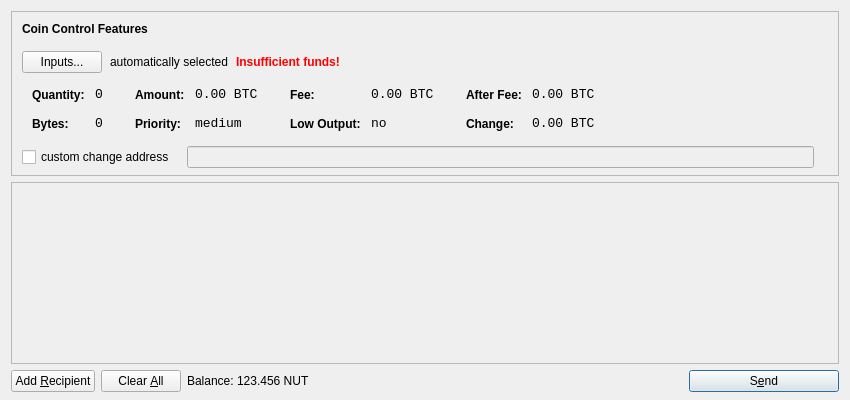
<?xml version="1.0" encoding="UTF-8"?>
<ui version="4.0">
 <class>SendCoinsDialog</class>
 <widget class="QDialog" name="SendCoinsDialog">
  <property name="geometry">
   <rect>
    <x>0</x>
    <y>0</y>
    <width>850</width>
    <height>400</height>
   </rect>
  </property>
  <property name="windowTitle">
   <string>Send Coins</string>
  </property>
  <layout class="QVBoxLayout" name="verticalLayout" stretch="0,1,0">
   <property name="bottomMargin">
    <number>8</number>
   </property>
   <item>
    <widget class="QFrame" name="frameCoinControl">
     <property name="sizePolicy">
      <sizepolicy hsizetype="Expanding" vsizetype="Expanding">
       <horstretch>0</horstretch>
       <verstretch>0</verstretch>
      </sizepolicy>
     </property>
     <property name="maximumSize">
      <size>
       <width>16777215</width>
       <height>16777215</height>
      </size>
     </property>
     <property name="frameShape">
      <enum>QFrame::StyledPanel</enum>
     </property>
     <property name="frameShadow">
      <enum>QFrame::Sunken</enum>
     </property>
     <layout class="QVBoxLayout" name="verticalLayoutCoinControl2">
      <property name="spacing">
       <number>-1</number>
      </property>
      <property name="leftMargin">
       <number>0</number>
      </property>
      <property name="topMargin">
       <number>0</number>
      </property>
      <property name="rightMargin">
       <number>0</number>
      </property>
      <property name="bottomMargin">
       <number>6</number>
      </property>
      <item>
       <layout class="QVBoxLayout" name="verticalLayoutCoinControl" stretch="0,0,0,0,1">
        <property name="spacing">
         <number>0</number>
        </property>
        <property name="leftMargin">
         <number>10</number>
        </property>
        <property name="topMargin">
         <number>10</number>
        </property>
        <item>
         <layout class="QHBoxLayout" name="horizontalLayoutCoinControl1">
          <property name="bottomMargin">
           <number>15</number>
          </property>
          <item>
           <widget class="QLabel" name="labelCoinControlFeatures">
            <property name="sizePolicy">
             <sizepolicy hsizetype="Preferred" vsizetype="Maximum">
              <horstretch>0</horstretch>
              <verstretch>0</verstretch>
             </sizepolicy>
            </property>
            <property name="font">
             <font>
              <weight>75</weight>
              <bold>true</bold>
             </font>
            </property>
            <property name="styleSheet">
             <string notr="true">font-weight:bold;</string>
            </property>
            <property name="text">
             <string>Coin Control Features</string>
            </property>
           </widget>
          </item>
         </layout>
        </item>
        <item>
         <layout class="QHBoxLayout" name="horizontalLayoutCoinControl2" stretch="0,0,0,0">
          <property name="spacing">
           <number>8</number>
          </property>
          <property name="bottomMargin">
           <number>10</number>
          </property>
          <item>
           <widget class="QPushButton" name="pushButtonCoinControl">
            <property name="styleSheet">
             <string notr="true"/>
            </property>
            <property name="text">
             <string>Inputs...</string>
            </property>
           </widget>
          </item>
          <item>
           <widget class="QLabel" name="labelCoinControlAutomaticallySelected">
            <property name="text">
             <string>automatically selected</string>
            </property>
            <property name="margin">
             <number>5</number>
            </property>
           </widget>
          </item>
          <item>
           <widget class="QLabel" name="labelCoinControlInsuffFunds">
            <property name="font">
             <font>
              <weight>75</weight>
              <bold>true</bold>
             </font>
            </property>
            <property name="styleSheet">
             <string notr="true">color:red;font-weight:bold;</string>
            </property>
            <property name="text">
             <string>Insufficient funds!</string>
            </property>
            <property name="margin">
             <number>5</number>
            </property>
           </widget>
          </item>
          <item>
           <spacer name="horizontalSpacerCoinControl">
            <property name="orientation">
             <enum>Qt::Horizontal</enum>
            </property>
            <property name="sizeHint" stdset="0">
             <size>
              <width>40</width>
              <height>1</height>
             </size>
            </property>
           </spacer>
          </item>
         </layout>
        </item>
        <item>
         <widget class="QWidget" name="widgetCoinControl" native="true">
          <property name="sizePolicy">
           <sizepolicy hsizetype="Preferred" vsizetype="Preferred">
            <horstretch>0</horstretch>
            <verstretch>0</verstretch>
           </sizepolicy>
          </property>
          <property name="minimumSize">
           <size>
            <width>0</width>
            <height>0</height>
           </size>
          </property>
          <property name="styleSheet">
           <string notr="true"/>
          </property>
          <layout class="QHBoxLayout" name="horizontalLayoutCoinControl5">
           <property name="margin">
            <number>0</number>
           </property>
           <item>
            <layout class="QHBoxLayout" name="horizontalLayoutCoinControl3" stretch="0,0,0,1">
             <property name="spacing">
              <number>20</number>
             </property>
             <property name="topMargin">
              <number>0</number>
             </property>
             <property name="bottomMargin">
              <number>10</number>
             </property>
             <item>
              <layout class="QFormLayout" name="formLayoutCoinControl1">
               <property name="horizontalSpacing">
                <number>10</number>
               </property>
               <property name="verticalSpacing">
                <number>14</number>
               </property>
               <property name="leftMargin">
                <number>10</number>
               </property>
               <property name="topMargin">
                <number>4</number>
               </property>
               <property name="rightMargin">
                <number>6</number>
               </property>
               <item row="0" column="0">
                <widget class="QLabel" name="labelCoinControlQuantityText">
                 <property name="styleSheet">
                  <string notr="true">font-weight:bold;</string>
                 </property>
                 <property name="text">
                  <string>Quantity:</string>
                 </property>
                 <property name="margin">
                  <number>0</number>
                 </property>
                </widget>
               </item>
               <item row="0" column="1">
                <widget class="QLabel" name="labelCoinControlQuantity">
                 <property name="font">
                  <font>
                   <family>Monospace</family>
                   <pointsize>10</pointsize>
                  </font>
                 </property>
                 <property name="cursor">
                  <cursorShape>IBeamCursor</cursorShape>
                 </property>
                 <property name="contextMenuPolicy">
                  <enum>Qt::ActionsContextMenu</enum>
                 </property>
                 <property name="text">
                  <string notr="true">0</string>
                 </property>
                 <property name="margin">
                  <number>0</number>
                 </property>
                 <property name="textInteractionFlags">
                  <set>Qt::LinksAccessibleByMouse|Qt::TextSelectableByKeyboard|Qt::TextSelectableByMouse</set>
                 </property>
                </widget>
               </item>
               <item row="1" column="0">
                <widget class="QLabel" name="labelCoinControlBytesText">
                 <property name="styleSheet">
                  <string notr="true">font-weight:bold;</string>
                 </property>
                 <property name="text">
                  <string>Bytes:</string>
                 </property>
                </widget>
               </item>
               <item row="1" column="1">
                <widget class="QLabel" name="labelCoinControlBytes">
                 <property name="font">
                  <font>
                   <family>Monospace</family>
                   <pointsize>10</pointsize>
                  </font>
                 </property>
                 <property name="cursor">
                  <cursorShape>IBeamCursor</cursorShape>
                 </property>
                 <property name="contextMenuPolicy">
                  <enum>Qt::ActionsContextMenu</enum>
                 </property>
                 <property name="text">
                  <string notr="true">0</string>
                 </property>
                 <property name="textInteractionFlags">
                  <set>Qt::LinksAccessibleByMouse|Qt::TextSelectableByKeyboard|Qt::TextSelectableByMouse</set>
                 </property>
                </widget>
               </item>
              </layout>
             </item>
             <item>
              <layout class="QFormLayout" name="formLayoutCoinControl2">
               <property name="horizontalSpacing">
                <number>10</number>
               </property>
               <property name="verticalSpacing">
                <number>14</number>
               </property>
               <property name="leftMargin">
                <number>6</number>
               </property>
               <property name="topMargin">
                <number>4</number>
               </property>
               <property name="rightMargin">
                <number>6</number>
               </property>
               <item row="0" column="0">
                <widget class="QLabel" name="labelCoinControlAmountText">
                 <property name="styleSheet">
                  <string notr="true">font-weight:bold;</string>
                 </property>
                 <property name="text">
                  <string>Amount:</string>
                 </property>
                 <property name="margin">
                  <number>0</number>
                 </property>
                </widget>
               </item>
               <item row="0" column="1">
                <widget class="QLabel" name="labelCoinControlAmount">
                 <property name="font">
                  <font>
                   <family>Monospace</family>
                   <pointsize>10</pointsize>
                  </font>
                 </property>
                 <property name="cursor">
                  <cursorShape>IBeamCursor</cursorShape>
                 </property>
                 <property name="contextMenuPolicy">
                  <enum>Qt::ActionsContextMenu</enum>
                 </property>
                 <property name="text">
                  <string notr="true">0.00 BTC</string>
                 </property>
                 <property name="textInteractionFlags">
                  <set>Qt::LinksAccessibleByMouse|Qt::TextSelectableByKeyboard|Qt::TextSelectableByMouse</set>
                 </property>
                </widget>
               </item>
               <item row="1" column="0">
                <widget class="QLabel" name="labelCoinControlPriorityText">
                 <property name="styleSheet">
                  <string notr="true">font-weight:bold;</string>
                 </property>
                 <property name="text">
                  <string>Priority:</string>
                 </property>
                </widget>
               </item>
               <item row="1" column="1">
                <widget class="QLabel" name="labelCoinControlPriority">
                 <property name="font">
                  <font>
                   <family>Monospace</family>
                   <pointsize>10</pointsize>
                  </font>
                 </property>
                 <property name="cursor">
                  <cursorShape>IBeamCursor</cursorShape>
                 </property>
                 <property name="contextMenuPolicy">
                  <enum>Qt::ActionsContextMenu</enum>
                 </property>
                 <property name="text">
                  <string>medium</string>
                 </property>
                 <property name="textInteractionFlags">
                  <set>Qt::LinksAccessibleByMouse|Qt::TextSelectableByKeyboard|Qt::TextSelectableByMouse</set>
                 </property>
                </widget>
               </item>
              </layout>
             </item>
             <item>
              <layout class="QFormLayout" name="formLayoutCoinControl3">
               <property name="horizontalSpacing">
                <number>10</number>
               </property>
               <property name="verticalSpacing">
                <number>14</number>
               </property>
               <property name="leftMargin">
                <number>6</number>
               </property>
               <property name="topMargin">
                <number>4</number>
               </property>
               <property name="rightMargin">
                <number>6</number>
               </property>
               <item row="0" column="0">
                <widget class="QLabel" name="labelCoinControlFeeText">
                 <property name="styleSheet">
                  <string notr="true">font-weight:bold;</string>
                 </property>
                 <property name="text">
                  <string>Fee:</string>
                 </property>
                 <property name="margin">
                  <number>0</number>
                 </property>
                </widget>
               </item>
               <item row="0" column="1">
                <widget class="QLabel" name="labelCoinControlFee">
                 <property name="font">
                  <font>
                   <family>Monospace</family>
                   <pointsize>10</pointsize>
                  </font>
                 </property>
                 <property name="cursor">
                  <cursorShape>IBeamCursor</cursorShape>
                 </property>
                 <property name="contextMenuPolicy">
                  <enum>Qt::ActionsContextMenu</enum>
                 </property>
                 <property name="text">
                  <string notr="true">0.00 BTC</string>
                 </property>
                 <property name="textInteractionFlags">
                  <set>Qt::LinksAccessibleByMouse|Qt::TextSelectableByKeyboard|Qt::TextSelectableByMouse</set>
                 </property>
                </widget>
               </item>
               <item row="1" column="0">
                <widget class="QLabel" name="labelCoinControlLowOutputText">
                 <property name="styleSheet">
                  <string notr="true">font-weight:bold;</string>
                 </property>
                 <property name="text">
                  <string>Low Output:</string>
                 </property>
                </widget>
               </item>
               <item row="1" column="1">
                <widget class="QLabel" name="labelCoinControlLowOutput">
                 <property name="font">
                  <font>
                   <family>Monospace</family>
                   <pointsize>10</pointsize>
                  </font>
                 </property>
                 <property name="cursor">
                  <cursorShape>IBeamCursor</cursorShape>
                 </property>
                 <property name="contextMenuPolicy">
                  <enum>Qt::ActionsContextMenu</enum>
                 </property>
                 <property name="text">
                  <string>no</string>
                 </property>
                 <property name="textInteractionFlags">
                  <set>Qt::LinksAccessibleByMouse|Qt::TextSelectableByKeyboard|Qt::TextSelectableByMouse</set>
                 </property>
                </widget>
               </item>
              </layout>
             </item>
             <item>
              <layout class="QFormLayout" name="formLayoutCoinControl4">
               <property name="horizontalSpacing">
                <number>10</number>
               </property>
               <property name="verticalSpacing">
                <number>14</number>
               </property>
               <property name="leftMargin">
                <number>6</number>
               </property>
               <property name="topMargin">
                <number>4</number>
               </property>
               <property name="rightMargin">
                <number>6</number>
               </property>
               <item row="0" column="0">
                <widget class="QLabel" name="labelCoinControlAfterFeeText">
                 <property name="styleSheet">
                  <string notr="true">font-weight:bold;</string>
                 </property>
                 <property name="text">
                  <string>After Fee:</string>
                 </property>
                 <property name="margin">
                  <number>0</number>
                 </property>
                </widget>
               </item>
               <item row="0" column="1">
                <widget class="QLabel" name="labelCoinControlAfterFee">
                 <property name="font">
                  <font>
                   <family>Monospace</family>
                   <pointsize>10</pointsize>
                  </font>
                 </property>
                 <property name="cursor">
                  <cursorShape>IBeamCursor</cursorShape>
                 </property>
                 <property name="contextMenuPolicy">
                  <enum>Qt::ActionsContextMenu</enum>
                 </property>
                 <property name="text">
                  <string notr="true">0.00 BTC</string>
                 </property>
                 <property name="textInteractionFlags">
                  <set>Qt::LinksAccessibleByMouse|Qt::TextSelectableByKeyboard|Qt::TextSelectableByMouse</set>
                 </property>
                </widget>
               </item>
               <item row="1" column="0">
                <widget class="QLabel" name="labelCoinControlChangeText">
                 <property name="styleSheet">
                  <string notr="true">font-weight:bold;</string>
                 </property>
                 <property name="text">
                  <string>Change:</string>
                 </property>
                </widget>
               </item>
               <item row="1" column="1">
                <widget class="QLabel" name="labelCoinControlChange">
                 <property name="font">
                  <font>
                   <family>Monospace</family>
                   <pointsize>10</pointsize>
                  </font>
                 </property>
                 <property name="cursor">
                  <cursorShape>IBeamCursor</cursorShape>
                 </property>
                 <property name="contextMenuPolicy">
                  <enum>Qt::ActionsContextMenu</enum>
                 </property>
                 <property name="text">
                  <string notr="true">0.00 BTC</string>
                 </property>
                 <property name="textInteractionFlags">
                  <set>Qt::LinksAccessibleByMouse|Qt::TextSelectableByKeyboard|Qt::TextSelectableByMouse</set>
                 </property>
                </widget>
               </item>
              </layout>
             </item>
            </layout>
           </item>
          </layout>
         </widget>
        </item>
        <item>
         <layout class="QHBoxLayout" name="horizontalLayoutCoinControl4" stretch="0,0,0">
          <property name="spacing">
           <number>12</number>
          </property>
          <property name="sizeConstraint">
           <enum>QLayout::SetDefaultConstraint</enum>
          </property>
          <property name="topMargin">
           <number>5</number>
          </property>
          <property name="rightMargin">
           <number>5</number>
          </property>
          <item>
           <widget class="QCheckBox" name="checkBoxCoinControlChange">
            <property name="text">
             <string>custom change address</string>
            </property>
           </widget>
          </item>
          <item>
           <widget class="QLineEdit" name="lineEditCoinControlChange">
            <property name="enabled">
             <bool>false</bool>
            </property>
            <property name="sizePolicy">
             <sizepolicy hsizetype="Expanding" vsizetype="Fixed">
              <horstretch>0</horstretch>
              <verstretch>0</verstretch>
             </sizepolicy>
            </property>
           </widget>
          </item>
          <item>
           <widget class="QLabel" name="labelCoinControlChangeLabel">
            <property name="sizePolicy">
             <sizepolicy hsizetype="Preferred" vsizetype="Expanding">
              <horstretch>0</horstretch>
              <verstretch>0</verstretch>
             </sizepolicy>
            </property>
            <property name="minimumSize">
             <size>
              <width>0</width>
              <height>0</height>
             </size>
            </property>
            <property name="text">
             <string/>
            </property>
            <property name="margin">
             <number>3</number>
            </property>
           </widget>
          </item>
         </layout>
        </item>
        <item>
         <spacer name="verticalSpacerCoinControl">
          <property name="orientation">
           <enum>Qt::Vertical</enum>
          </property>
          <property name="sizeHint" stdset="0">
           <size>
            <width>800</width>
            <height>1</height>
           </size>
          </property>
         </spacer>
        </item>
       </layout>
      </item>
     </layout>
    </widget>
   </item>
   <item>
    <widget class="QScrollArea" name="scrollArea">
     <property name="widgetResizable">
      <bool>true</bool>
     </property>
     <widget class="QWidget" name="scrollAreaWidgetContents">
      <property name="geometry">
       <rect>
        <x>0</x>
        <y>0</y>
        <width>830</width>
        <height>165</height>
       </rect>
      </property>
      <layout class="QVBoxLayout" name="verticalLayout_2">
       <property name="margin">
        <number>0</number>
       </property>
       <item>
        <layout class="QVBoxLayout" name="entries">
         <property name="spacing">
          <number>6</number>
         </property>
        </layout>
       </item>
       <item>
        <spacer name="verticalSpacer">
         <property name="orientation">
          <enum>Qt::Vertical</enum>
         </property>
         <property name="sizeHint" stdset="0">
          <size>
           <width>20</width>
           <height>40</height>
          </size>
         </property>
        </spacer>
       </item>
      </layout>
     </widget>
    </widget>
   </item>
   <item>
    <layout class="QHBoxLayout" name="horizontalLayout">
     <item>
      <widget class="QPushButton" name="addButton">
       <property name="toolTip">
        <string>Send to multiple recipients at once</string>
       </property>
       <property name="text">
        <string>Add &amp;Recipient</string>
       </property>
       <property name="icon">
        <iconset resource="../bitcoin.qrc">
         <normaloff>:/icons/add</normaloff>:/icons/add</iconset>
       </property>
       <property name="autoDefault">
        <bool>false</bool>
       </property>
      </widget>
     </item>
     <item>
      <widget class="QPushButton" name="clearButton">
       <property name="sizePolicy">
        <sizepolicy hsizetype="Minimum" vsizetype="Fixed">
         <horstretch>0</horstretch>
         <verstretch>0</verstretch>
        </sizepolicy>
       </property>
       <property name="toolTip">
        <string>Remove all transaction fields</string>
       </property>
       <property name="text">
        <string>Clear &amp;All</string>
       </property>
       <property name="icon">
        <iconset resource="../bitcoin.qrc">
         <normaloff>:/icons/remove</normaloff>:/icons/remove</iconset>
       </property>
       <property name="autoRepeatDelay">
        <number>300</number>
       </property>
       <property name="autoDefault">
        <bool>false</bool>
       </property>
      </widget>
     </item>
     <item>
      <layout class="QHBoxLayout" name="horizontalLayout_2">
       <property name="spacing">
        <number>3</number>
       </property>
       <item>
        <widget class="QLabel" name="label">
         <property name="text">
          <string>Balance:</string>
         </property>
        </widget>
       </item>
       <item>
        <widget class="QLabel" name="labelBalance">
         <property name="cursor">
          <cursorShape>IBeamCursor</cursorShape>
         </property>
         <property name="text">
          <string>123.456 NUT</string>
         </property>
         <property name="textInteractionFlags">
          <set>Qt::LinksAccessibleByMouse|Qt::TextSelectableByKeyboard|Qt::TextSelectableByMouse</set>
         </property>
        </widget>
       </item>
      </layout>
     </item>
     <item>
      <spacer name="horizontalSpacer">
       <property name="orientation">
        <enum>Qt::Horizontal</enum>
       </property>
       <property name="sizeHint" stdset="0">
        <size>
         <width>40</width>
         <height>20</height>
        </size>
       </property>
      </spacer>
     </item>
     <item>
      <widget class="QPushButton" name="sendButton">
       <property name="minimumSize">
        <size>
         <width>150</width>
         <height>0</height>
        </size>
       </property>
       <property name="toolTip">
        <string>Confirm the send action</string>
       </property>
       <property name="text">
        <string>S&amp;end</string>
       </property>
       <property name="icon">
        <iconset resource="../bitcoin.qrc">
         <normaloff>:/icons/send</normaloff>:/icons/send</iconset>
       </property>
       <property name="default">
        <bool>true</bool>
       </property>
      </widget>
     </item>
    </layout>
   </item>
  </layout>
 </widget>
 <resources>
  <include location="../bitcoin.qrc"/>
 </resources>
 <connections/>
</ui>
